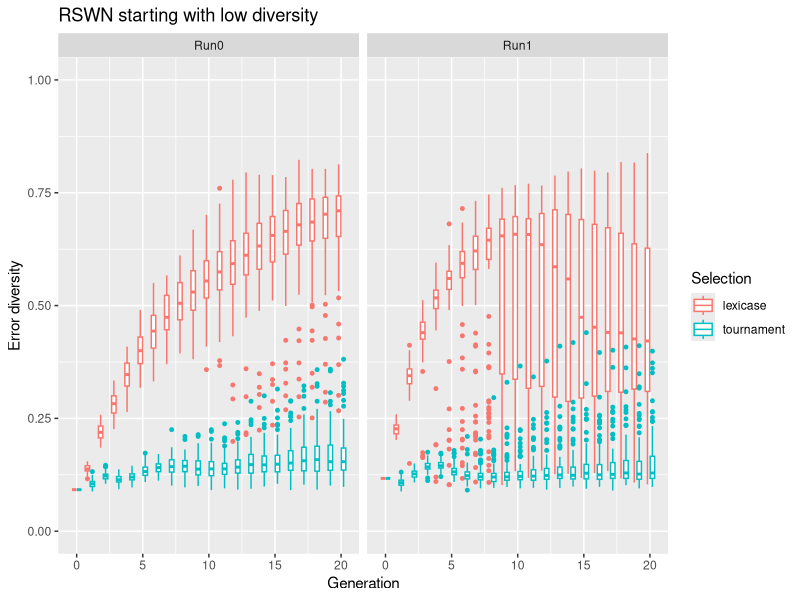
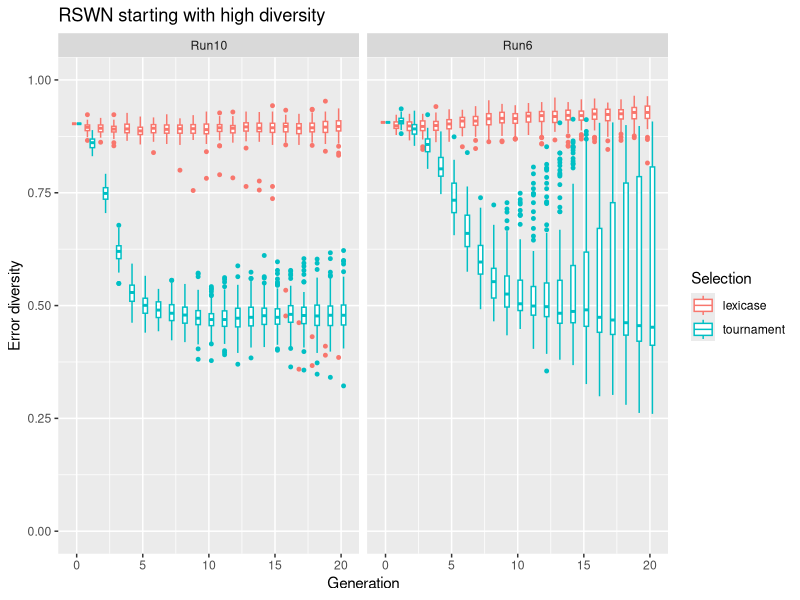
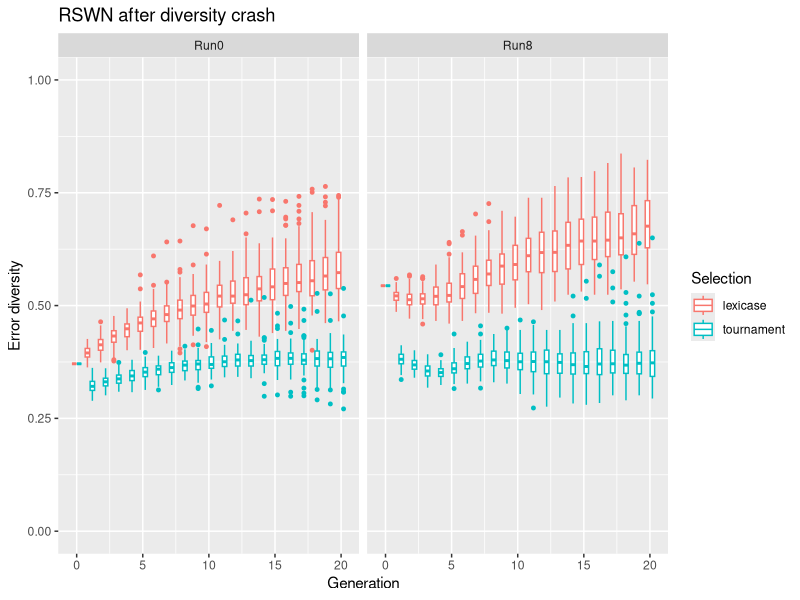
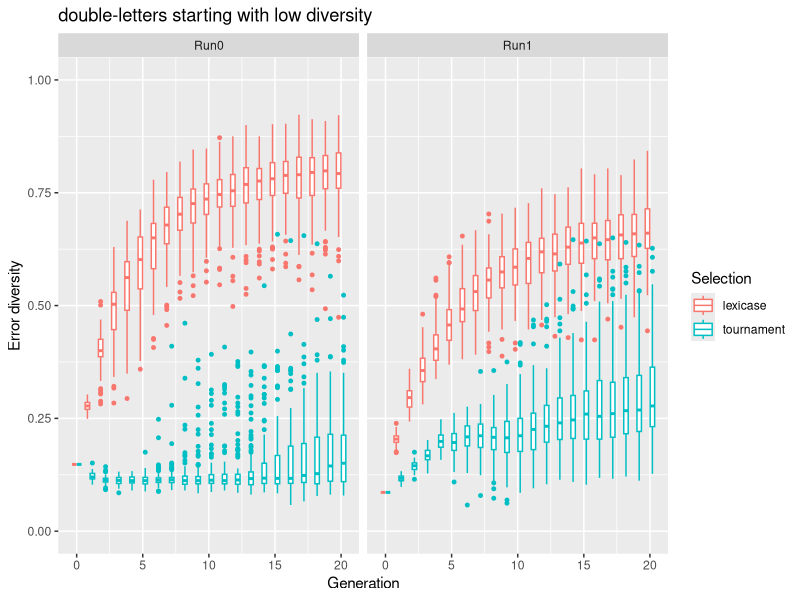
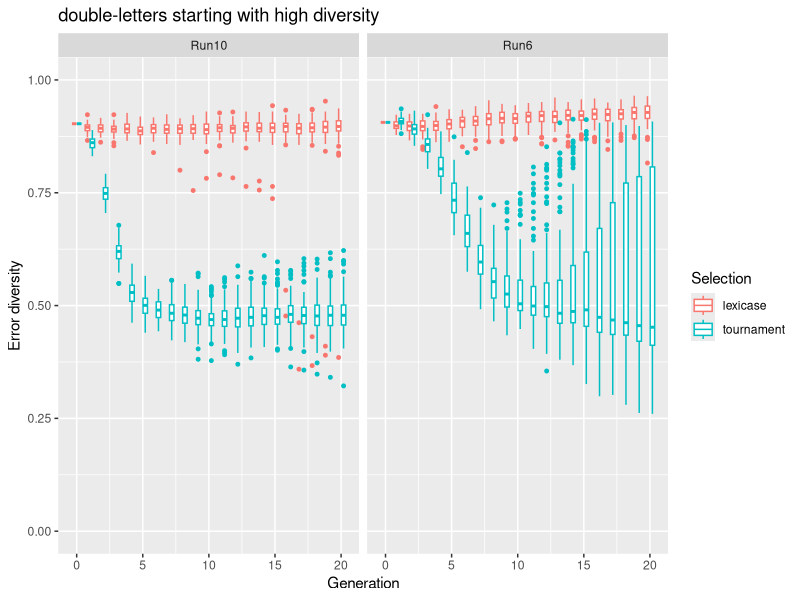
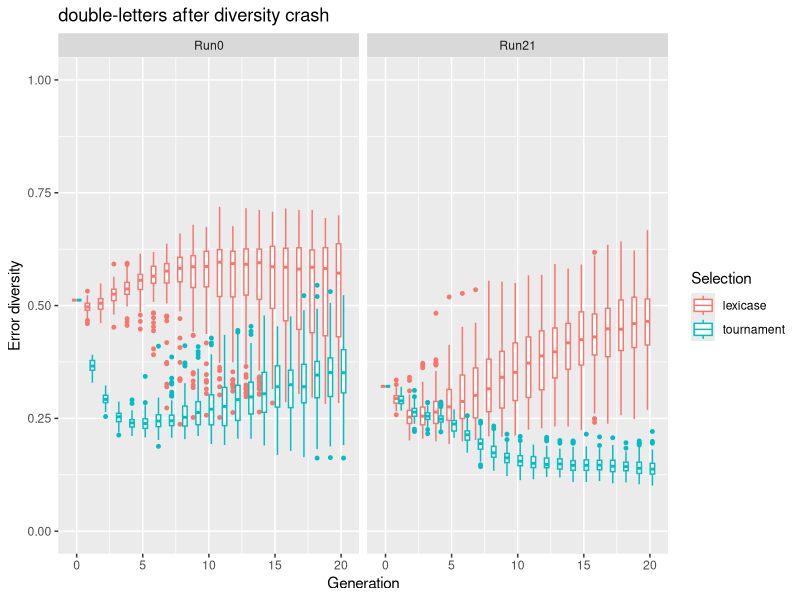
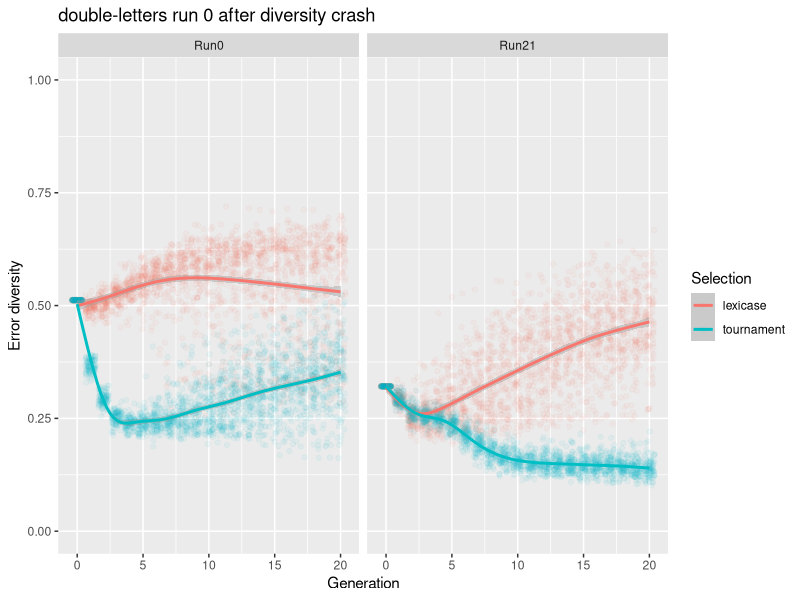

Recreate these plots in R, in order.
## ---- chunk 1
library("ggplot2")

div15run0 <- read.csv("data/RSWN/div15run0.csv")
div15run1 <- read.csv("data/RSWN/div15run1.csv")
div90run6 <- read.csv("data/RSWN/div90run6.csv")
div90run10 <- read.csv("data/RSWN/div90run10.csv")
drop25run0 <- read.csv("data/RSWN/drop25run0.csv")
drop25run8 <- read.csv("data/RSWN/drop25run8.csv")

dl_div15run0 <- read.csv("data/DoubleLetters/double_letters_div15_run0.csv")
dl_div15run1 <- read.csv("data/DoubleLetters/double_letters_div15_run1.csv")
dl_div90run0 <- read.csv("data/DoubleLetters/double_letters_div90_run0.csv")
dl_div90run3 <- read.csv("data/DoubleLetters/double_letters_div90_run3.csv")
dl_drop25run0 <- read.csv("data/DoubleLetters/double_letters_drop_25_run0.csv")
dl_drop25run21 <- read.csv("data/DoubleLetters/double_letters_drop_25_run21.csv")
## ---- chunk 2
#for (d in list(div15run0, div15run1, div90run6, div90run10, drop25run0, drop25run8)) {
#  d$selection <- sapply(strsplit(as.character(d$method), "-"), function(l) l[[3]])
#  print(names(d))
#}

div15run0$selection <- sapply(strsplit(as.character(div15run0$method), "-"), function(l) l[[3]])
div15run1$selection <- sapply(strsplit(as.character(div15run1$method), "-"), function(l) l[[3]])
div90run6$selection <- sapply(strsplit(as.character(div90run6$method), "-"), function(l) l[[3]])
div90run10$selection <- sapply(strsplit(as.character(div90run10$method), "-"), function(l) l[[3]])
drop25run0$selection <- sapply(strsplit(as.character(drop25run0$method), "-"), function(l) l[[3]])
drop25run8$selection <- sapply(strsplit(as.character(drop25run8$method), "-"), function(l) l[[3]])

dl_div15run0$selection <- sapply(strsplit(as.character(dl_div15run0$method), "-"), function(l) l[[3]])
dl_div15run1$selection <- sapply(strsplit(as.character(dl_div15run1$method), "-"), function(l) l[[3]])
dl_div90run0$selection <- sapply(strsplit(as.character(dl_div90run0$method), "-"), function(l) l[[3]])
dl_div90run3$selection <- sapply(strsplit(as.character(dl_div90run3$method), "-"), function(l) l[[3]])
dl_drop25run0$selection <- sapply(strsplit(as.character(dl_drop25run0$method), "-"), function(l) l[[3]])
dl_drop25run21$selection <- sapply(strsplit(as.character(dl_drop25run21$method), "-"), function(l) l[[3]])

div15run0$run <- sapply(strsplit(as.character(div15run0$method), "-"), function(l) l[[2]])
div15run1$run <- sapply(strsplit(as.character(div15run1$method), "-"), function(l) l[[2]])
div90run6$run <- sapply(strsplit(as.character(div90run6$method), "-"), function(l) l[[2]])
div90run10$run <- sapply(strsplit(as.character(div90run10$method), "-"), function(l) l[[2]])
drop25run0$run <- sapply(strsplit(as.character(drop25run0$method), "-"), function(l) l[[2]])
drop25run8$run <- sapply(strsplit(as.character(drop25run8$method), "-"), function(l) l[[2]])

dl_div15run0$run <- sapply(strsplit(as.character(dl_div15run0$method), "-"), function(l) l[[2]])
dl_div15run1$run <- sapply(strsplit(as.character(dl_div15run1$method), "-"), function(l) l[[2]])
dl_div90run0$run <- sapply(strsplit(as.character(dl_div90run0$method), "-"), function(l) l[[2]])
dl_div90run3$run <- sapply(strsplit(as.character(dl_div90run3$method), "-"), function(l) l[[2]])
dl_drop25run0$run <- sapply(strsplit(as.character(dl_drop25run0$method), "-"), function(l) l[[2]])
dl_drop25run21$run <- sapply(strsplit(as.character(dl_drop25run21$method), "-"), function(l) l[[2]])

div15run0$start <- sapply(strsplit(as.character(div15run0$method), "-"), function(l) l[[1]])
div15run1$start <- sapply(strsplit(as.character(div15run1$method), "-"), function(l) l[[1]])
div90run6$start <- sapply(strsplit(as.character(div90run6$method), "-"), function(l) l[[1]])
div90run10$start <- sapply(strsplit(as.character(div90run10$method), "-"), function(l) l[[1]])
drop25run0$start <- sapply(strsplit(as.character(drop25run0$method), "-"), function(l) l[[1]])
drop25run8$start <- sapply(strsplit(as.character(drop25run8$method), "-"), function(l) l[[1]])

dl_div15run0$start <- sapply(strsplit(as.character(dl_div15run0$method), "-"), function(l) l[[1]])
dl_div15run1$start <- sapply(strsplit(as.character(dl_div15run1$method), "-"), function(l) l[[1]])
dl_div90run0$start <- sapply(strsplit(as.character(dl_div90run0$method), "-"), function(l) l[[1]])
dl_div90run3$start <- sapply(strsplit(as.character(dl_div90run3$method), "-"), function(l) l[[1]])
dl_drop25run0$start <- sapply(strsplit(as.character(dl_drop25run0$method), "-"), function(l) l[[1]])
dl_drop25run21$start <- sapply(strsplit(as.character(dl_drop25run21$method), "-"), function(l) l[[1]])
## ---- chunk 3
update_geom_defaults("point", list(colour = NULL, alpha=0.05))
## ---- chunk 4
div15 = rbind(div15run0, div15run1)

ggplot(div15, aes(x=generation, y=error_vector_diversity, color=selection)) + 
  geom_boxplot(aes(group=interaction(generation, selection)), outlier.size=1) + 
  ylim(0, 1) +
  labs(title = "RSWN starting with low diversity", x="Generation", y="Error diversity", color="Selection") +
  facet_grid(. ~ run)
## ---- chunk 5
div90 = rbind(div90run6, div90run10)

ggplot(div90, aes(x=generation, y=error_vector_diversity, color=selection)) + 
  geom_boxplot(aes(group=interaction(generation, selection)), outlier.size=1) + 
  ylim(0, 1) +
  labs(title = "RSWN starting with high diversity", x="Generation", y="Error diversity", color="Selection") +
  facet_grid(. ~ run)
## ---- chunk 6
drop25 = rbind(drop25run0, drop25run8)

ggplot(drop25, aes(x=generation, y=error_vector_diversity, color=selection)) + 
  geom_boxplot(aes(group=interaction(generation, selection)), outlier.size=1) + 
  ylim(0, 1) +
  labs(title = "RSWN after diversity crash", x="Generation", y="Error diversity", color="Selection") +
  facet_grid(. ~ run)
## ---- chunk 7
dl_div15 = rbind(dl_div15run0, dl_div15run1)

ggplot(dl_div15, aes(x=generation, y=error_vector_diversity, color=selection)) + 
  geom_boxplot(aes(group=interaction(generation, selection)), outlier.size=1) + 
  ylim(0, 1) +
  labs(title = "double-letters starting with low diversity", x="Generation", y="Error diversity", color="Selection") +
  facet_grid(. ~ run)
## ---- chunk 8
dl_div90 = rbind(dl_div90run0, dl_div90run3)

ggplot(div90, aes(x=generation, y=error_vector_diversity, color=selection)) + 
  geom_boxplot(aes(group=interaction(generation, selection)), outlier.size=1) + 
  ylim(0, 1) +
  labs(title = "double-letters starting with high diversity", x="Generation", y="Error diversity", color="Selection") +
  facet_grid(. ~ run)
## ---- chunk 9
dl_drop25 = rbind(dl_drop25run0, dl_drop25run21)

ggplot(dl_drop25, aes(x=generation, y=error_vector_diversity, color=selection)) + 
  geom_boxplot(aes(group=interaction(generation, selection)), outlier.size=1) + 
  ylim(0, 1) +
  labs(title = "double-letters after diversity crash", x="Generation", y="Error diversity", color="Selection") +
  facet_grid(. ~ run)
## ---- chunk 10
ggplot(dl_drop25, aes(x=generation, y=error_vector_diversity, color=selection)) +
  geom_jitter(alpha=0.05) +
  geom_smooth(span=0.1) +
  facet_grid(. ~ run) +
  ylim(0, 1) +
  labs(title = "double-letters run 0 after diversity crash", x="Generation", y="Error diversity", color="Selection")
